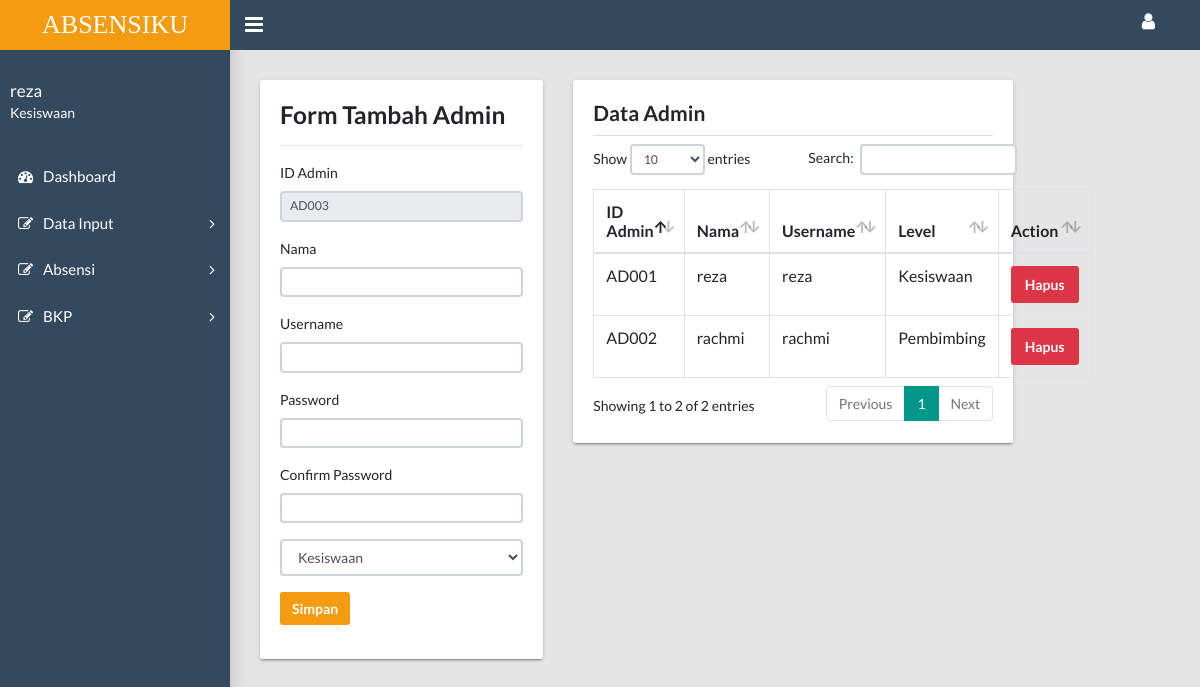
The app's page /pagekesiswaan.php?page=admin (signed in) with its own data.
### tables this page shows
CREATE TABLE `tb_user` (
  `id` varchar(5) NOT NULL,
  `nama` varchar(35) NOT NULL,
  `username` varchar(14) NOT NULL,
  `password` varchar(35) NOT NULL,
  `user_role` enum('Kesiswaan','Pembimbing') NOT NULL,
  `rayon` varchar(20) NOT NULL
);

### controller.php (called while the page is built, shortened)
<?php
    $username = "root";
    $password = "";
    $database = "cbtproduktif";
    $hostname = "localhost";
    $con = mysqli_connect($hostname,$username,$password,$database) or die("Connection Corrupt");
    class CRUD{
        public function select($table){
            global $con;
            $sql = "SELECT * FROM $table";
            $query = mysqli_query($con,$sql);
            $data = [];
            while($bigData = mysqli_fetch_assoc($query)){
                $data[] = $bigData;
            }
            return $data;
        }
        public function selectWhere($table,$where,$whereValues){
            global $con;
            $sql = "SELECT * FROM $table WHERE $where = '$whereValues'";
            $query = mysqli_query($con,$sql);
            return $data = mysqli_fetch_assoc($query);
        }
        public function autokode($table,$field,$pre){
            global $con;
            $sqlc   = "SELECT COUNT($field) as jumlah FROM $table";
            $querys = mysqli_query($con,$sqlc);
            $number = mysqli_fetch_assoc($querys);
            if($number['jumlah'] > 0){
                $sql    = "SELECT MAX($field) as kode FROM $table";
                $query  = mysqli_query($con,$sql);
                $number = mysqli_fetch_assoc($query);
                $strnum = substr($number['kode'], 2,3);
                $strnum = $strnum + 1;
                if(strlen($strnum) == 3){
                    $kode = $pre.$strnum;
                }else if(strlen($strnum) == 2){
                    $kode = $pre."0".$strnum;
                }else if(strlen($strnum) == 1){
                    $kode = $pre."00".$strnum;
                }
            }else{
                $kode = $pre."001";
            }
            return $kode;
        }
    }
?>

### keloladmin.php (the view, shortened to what this page needs)
<?php
	$perintah = new CRUD();
	$autokode = $perintah->autokode("tb_user","id","AD");
	$admin  = $perintah->select("tb_user");
 ?>
 <div class="row">
<div class="col-sm-4">
	<div class="tile">
		<h3>Form Tambah Admin</h3>
		<hr>
		<form method="post">
			<div class="form-group">
				<label for="">ID Admin</label>
				<input type="text" class="form-control form-control-sm" name="id" value="<?php echo $autokode; ?>" readonly>
			</div>
			<div class="form-group">
				<label for="">Nama</label>
				<input type="text" class="form-control form-control-sm" name="nama_user" autocomplete="off" autofocus="on">
			</div>
			<div class="form-group">
				<label for="">Username</label>
				<input type="text" class="form-control form-control-sm" autocomplete="off" name="username">
			</div>
			<div class="form-group">
				<label for="">Password</label>
				<input type="password" class="form-control form-control-sm" name="password">
			</div>
			<div class="form-group">
				<label for="">Confirm Password</label>
				<input type="password" class="form-control form-control-sm" name="confirm">
			</div>
			<div class="form-group">
				<select name="level" class="form-control" id="changeLevel">
					<option value="Kesiswaan">Kesiswaan</option>
				</select>
			</div>
			<button class="btn btn-primary" name="tambah">Simpan</button>
		</form>
	</div>
</div>
<div class="col-md-6">
          <div class="tab-content">
            <div class="tab-pane active" id="user-timeline">
              <div class="tile">
              	<h4 class="line-head">Data Admin</h4>
              	<table class="table table-hover table-bordered" id="sampleTable">
				<thead>
					<tr>
						<th>ID Admin</th>
						<th>Nama</th>
						<th>Username</th>
						<th>Level</th>
						<th>Action</th>
					</tr>
				</thead>
				<tbody>
					<?php
					$no =1;
					foreach($admin as $adm){ ?>
					<tr>
						<td><?php echo $adm['id'] ?></td>
						<td><?php echo $adm['nama'] ?></td>
						<td><?php echo $adm['username'] ?></td>
						<td><?php echo $adm['user_role'] ?></td>
						<td>
							<a href="#" class="btn btn-danger" id="btdelete<?php echo $no; ?>">Hapus</a>
						</td>
					</tr>
					<?php $no++; } ?>
				</tbody>
			</table>
              </div>
            </div>
          </div>
        </div>

### pagekesiswaan.php (shortened to what this page needs)
<?php
      include "controller.php";
      $function = new CRUD();
      $sesAuth = $function->selectWhere("tb_user","username",$_SESSION['username']);
?>
<!DOCTYPE html>
<html lang="en">
  <head>
    <link rel="stylesheet" type="text/css" href="css/main.css">
    <link rel="stylesheet" type="text/css" href="https://maxcdn.bootstrapcdn.com/font-awesome/4.7.0/css/font-awesome.min.css">
  </head>
  <body class="app sidebar-mini rtl">
    <header class="app-header"><a class="app-header__logo" href="index.html">ABSENSIKU</a>
      <a class="app-sidebar__toggle" href="#" data-toggle="sidebar" aria-label="Hide Sidebar"></a>
      <ul class="app-nav ">
        <li class="dropdown"><a class="app-nav__item" href="#" data-toggle="dropdown" aria-label="Open Profile Menu"><i class="fa fa-user fa-lg"></i></a>
        </li>
      </ul>
    </header>
    <aside class="app-sidebar"  style="background-color: #34495e !important; ">
      <div class="app-sidebar__user">
        <div>
          <p class="app-sidebar__user-name"><?= $sesAuth['nama'] ?></p>
          <p class="app-sidebar__user-designation"><?= $sesAuth['user_role'] ?></p>
        </div>
      </div>
      <ul class="app-menu">
        <li><a class="app-menu__item " href="pagekesiswaan.php"><i class="app-menu__icon fa fa-dashboard"></i><span class="app-menu__label">Dashboard</span></a></li>
        <li class="treeview"><a class="app-menu__item" href="#" data-toggle="treeview"><i class="app-menu__icon fa fa-edit"></i><span class="app-menu__label">Data Input</span><i class="treeview-indicator fa fa-angle-right"></i></a>
        </li>
        <li class="treeview"><a class="app-menu__item" href="#" data-toggle="treeview"><i class="app-menu__icon fa fa-edit"></i><span class="app-menu__label">Absensi</span><i class="treeview-indicator fa fa-angle-right"></i></a>
        </li>
        <li class="treeview"><a class="app-menu__item" href="#" data-toggle="treeview"><i class="app-menu__icon fa fa-edit"></i><span class="app-menu__label">BKP</span><i class="treeview-indicator fa fa-angle-right"></i></a>
        </li>
      </ul>
    </aside>
    <main class="app-content">
      <?php
        @$page = $_GET['page'];
        switch ($page) {
          case 'admin':
            include "keloladmin.php";
          break;
        }
       ?>
    </main>
  </body>
</html>

### pagekesiswaan.php (style rules this page uses)
.app-header { background-color: #34495e !important; }
.app-header__logo { background-color: #f39c12 !important; }
.app-sidebar__toggle { background-color: #34495e !important; }

### keloladmin.php (style rules this page uses)
.btn-primary { background-color: #f39c12 !important; border: none; }

### records on screen
tb_user: nama "reza", user_role "Kesiswaan", id "AD001", username "reza"
tb_user: id "AD002", nama "rachmi", username "rachmi", user_role "Pembimbing"
